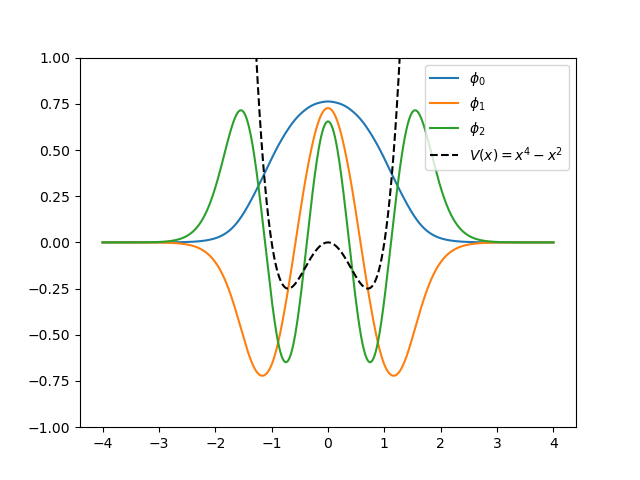

Reproduce this figure in Python.
#python 3.13.3
# -*- coding: utf-8 -*-
'''
@File    :   potential_v2_para_v.py
@Time    :   2023/09/28 14:05:33
@Author  :   Zhongyi Yang 
@Version :   1.0
@Desc    :   None
'''

# 使用变分法求解一维薛定谔方程，势场为 V(x)=x^4-x^2,以中心的高斯波包（不同宽度）为一组基展开
import math
from sympy import *
import numpy as np
from scipy.linalg import sqrtm
import matplotlib.pyplot as plt

#规定相关物理参数取值
h_bar = 1
m = 1        #质量
s = 0       #势能位置
dim = 10       #变分的维数（展开的基的数量）
v_list = np.linspace(1,11,dim)     #展开的基的s的取值列表
x_list = np.linspace(-4,+4,1000)
def potential(x):
    return x**4-x**2

#创建一个 S 矩阵和 H 矩阵
S_matrix = np.zeros((dim,dim))
H_matrix = np.zeros((dim,dim))

def Phi_Phi(vi,vj):       #两个基的内积
    return math.sqrt(vi * vj) / math.sqrt(math.pi * (vi + vj))

def Phi_H_Phi(vi, vj):        #哈密顿量的矩阵元
    return math.sqrt(vi * vj) * (4 * h_bar**2 * vi * vj * (vi + vj)+ m * (4 * (s**2 - 1) * s**2 * vi**2 + 2 * vi * (2 * s**2 * (2 * (s**2 - 1)* vj + 3) - 1) + 4 * s**2 * vj * ((s**2 - 1) * vj + 3) - 2 * vj + 3))/ (4 * m * (vi + vj)**(5 / 2) * math.sqrt(math.pi))

#计算 S,H
for i in range(dim):
    for j in range(dim):
        S_matrix[i][j] = Phi_Phi(v_list[i],v_list[j])
        H_matrix[i][j] = Phi_H_Phi(v_list[i],v_list[j])

S_matrix_sqrt = sqrtm(S_matrix)     #sqrt(S)
H_matrix_prime = np.linalg.inv(S_matrix_sqrt) @ H_matrix @ np.linalg.inv(S_matrix_sqrt)        #H'

eigen_states, eigenvectors_prime = np.linalg.eig(H_matrix_prime)        #H'的本征值和本征向量
eigenvectors = np.linalg.inv(S_matrix_sqrt) @ eigenvectors_prime        #真实的本征态矩阵

eigen_states_lowest = sorted(eigen_states)[:3]      #对本征值排序并且截取前三个

#还想知道排序之后的最低三个能级对应的原来的本征态下标
indexes=[]        #indexes的三个元素分别代表从低到高，最低三个能级的下标
for i in range(3):
    index = np.argwhere(eigen_states == eigen_states_lowest[i])
    indexes.append(int(index))

print('The three lowest eigenenergy with potention V(x) = x^2-x^4 are:')
for i in eigen_states_lowest:
    print('%.4f' %i)

#作图
def wave_function(index, v, eigenvectors, x): 
    # wave_function = \sum{j from 1 to n}{eigenvalue_j * phi_j} 
    sum = 0
    for j in range(dim):
        sum += eigenvectors[j][index] * math.sqrt(v[j] / math.pi) * math.exp(-v[j] * (x - s)**2)
    return sum

fig, ax = plt.subplots()
x = np.linspace(-4, 4, 1000)
for i in range(3):
    waveFunction = [wave_function(indexes[i], v_list, eigenvectors, xi) for xi in x]
    ax.plot(x, waveFunction, label=f"$\phi_{i}$")
ax.plot(x, potential(x), "k--", label="$V(x) = x^4 - x^2$")
ax.legend(loc="upper right")
ax.set_ylim(-1, 1)
plt.show()
